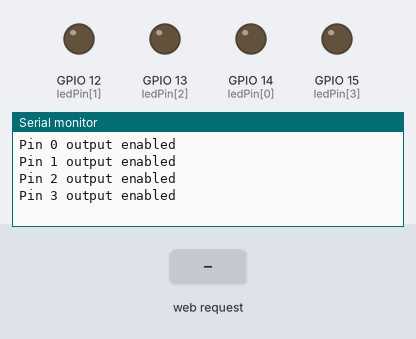
A sketch run on a simulated ESP8266 (NodeMCU). Shown: output pins drawn as LEDs (lit = HIGH), the last lines printed to the serial monitor. The test bench sets the inputs (shaded band).

Above: at 1.2 s.
1.3 s: HTTP request GET /blue received
At 2.3 s:
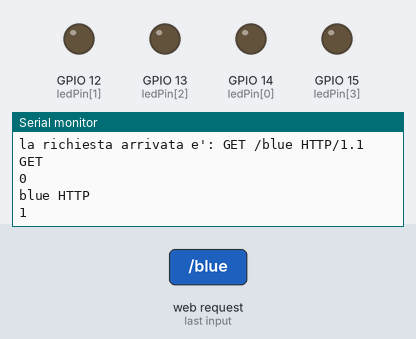
2.8 s: HTTP request GET /ON received
At 3.5 s:
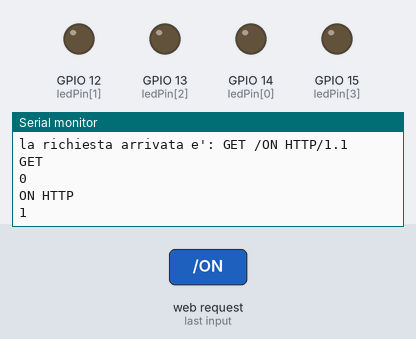
4.3 s: HTTP request GET /on received
At 4.6 s:
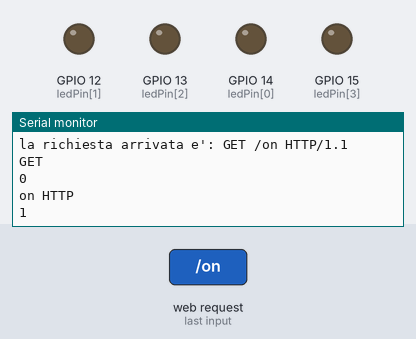
Timing chart, 0 to 7.3 s (numbered marks = the images above; inputs shaded):
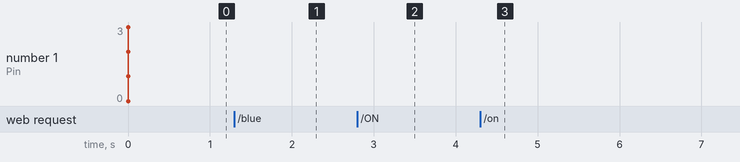

Measured:
- after the input at 1.3 s, the serial monitor: prints a new line at once (image 1)
- after the input at 2.8 s, the serial monitor: prints a new line at once (image 2)
- after the input at 4.3 s, the serial monitor: prints a new line at once (image 3)

The sketch:

esp8266_led_controller_HTTP.ino
```cpp
#include <ESP8266WiFi.h>
const char WiFiPassword[] = "wifipassword";
const char AP_Name[] = "ESP_WiFi" ;

int ledPin[] = {14, 12, 13, 15};
String comandi[4];

WiFiServer server(80);

String request = "";

void setup()
{
  Serial.begin(115200);
  Serial.println();

  for (int i = 0; i < 4; i++)
  {
    pinMode(ledPin[i], OUTPUT);
    Serial.print("Pin ");
    Serial.print(i);
    Serial.println(" output enabled");
  }

  boolean conn = WiFi.softAP(AP_Name, WiFiPassword);
  server.begin();

}

void loop()
{
  WiFiClient client = server.available();
  if (!client) {
    return;
  }

  request = client.readStringUntil('\r');
  Serial.print("la richiesta arrivata e': ");
  Serial.println(request);
  requestParser(request, '/', 0, comandi);

  client.print(comandi[1]);
  client.print(" ");
  client.print(comandi[2]);
  client.print(" ");
  client.println(comandi[3]);

  ledController(comandi[2], comandi[3]);
}

void requestParser(String request, char delimiter, int iter, String* parsed)
{

  //GET /led/color/status HTTP/1.1
  int index = 0;
  int lunghezza = request.length();

  if (iter != 3)
  {
    index = delimiterFinder(request, delimiter);
    if (index != 0)
    {
      parsed[iter] = request.substring(0, index);
      Serial.println(parsed[iter]);
      request = request.substring(index + 1, lunghezza - 1);
      Serial.println(iter);
      requestParser(request, delimiter, ++iter, parsed);
    }
  }
  if (iter == 3)
  {
    index = delimiterFinder(request, ' ');
    parsed[iter] = request.substring(0, index);
    Serial.println(parsed[iter]);
    return;
  }


}

int delimiterFinder(String line, char delimiter)
{
  int lunghezza = line.length();

  for (int i = 0; i < lunghezza; i++)
  {
    if (line.charAt(i) == delimiter)
      return i;
  }
  return 0;
}

void ledController(String color, String command)
{
  if (color == "blue")
  {
    if (command == "ON" || command == "on")
      digitalWrite(ledPin[0], HIGH);
    if (command == "OFF" || command == "off")
      digitalWrite(ledPin[0], LOW);
  }

  if (color == "green")
  {
    if (command == "ON" || command == "on")
      digitalWrite(ledPin[1], HIGH);
    if (command == "OFF" || command == "off")
      digitalWrite(ledPin[1], LOW);
  }

  if (color == "yellow")
  {
    if (command == "ON" || command == "on")
      digitalWrite(ledPin[2], HIGH);
    if (command == "OFF" || command == "off")
      digitalWrite(ledPin[2], LOW);
  }

  if (color == "red")
  {
    if (command == "ON" || command == "on")
      digitalWrite(ledPin[3], HIGH);
    if (command == "OFF" || command == "off")
      digitalWrite(ledPin[3], LOW);
  }

}
```
